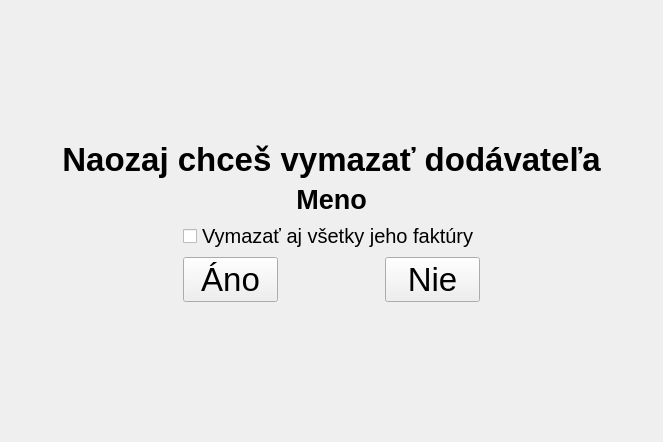
<?xml version="1.0" encoding="UTF-8"?>
<ui version="4.0">
 <class>QuestionPage</class>
 <widget class="QWidget" name="QuestionPage">
  <property name="geometry">
   <rect>
    <x>0</x>
    <y>0</y>
    <width>663</width>
    <height>442</height>
   </rect>
  </property>
  <property name="windowTitle">
   <string>Form</string>
  </property>
  <layout class="QGridLayout" name="gridLayout_2">
   <item row="0" column="0">
    <layout class="QGridLayout" name="gridLayout">
     <item row="3" column="1" colspan="3">
      <widget class="QCheckBox" name="checkBox">
       <property name="font">
        <font>
         <pointsize>15</pointsize>
        </font>
       </property>
       <property name="text">
        <string>Vymazať aj všetky jeho faktúry</string>
       </property>
      </widget>
     </item>
     <item row="3" column="0">
      <spacer name="horizontalSpacer_3">
       <property name="orientation">
        <enum>Qt::Horizontal</enum>
       </property>
       <property name="sizeHint" stdset="0">
        <size>
         <width>40</width>
         <height>20</height>
        </size>
       </property>
      </spacer>
     </item>
     <item row="0" column="1">
      <spacer name="verticalSpacer">
       <property name="orientation">
        <enum>Qt::Vertical</enum>
       </property>
       <property name="sizeHint" stdset="0">
        <size>
         <width>20</width>
         <height>40</height>
        </size>
       </property>
      </spacer>
     </item>
     <item row="3" column="4">
      <spacer name="horizontalSpacer_4">
       <property name="orientation">
        <enum>Qt::Horizontal</enum>
       </property>
       <property name="sizeHint" stdset="0">
        <size>
         <width>40</width>
         <height>20</height>
        </size>
       </property>
      </spacer>
     </item>
     <item row="4" column="3">
      <widget class="QPushButton" name="buttonNo">
       <property name="font">
        <font>
         <pointsize>25</pointsize>
        </font>
       </property>
       <property name="text">
        <string>Nie</string>
       </property>
      </widget>
     </item>
     <item row="4" column="0">
      <spacer name="horizontalSpacer">
       <property name="orientation">
        <enum>Qt::Horizontal</enum>
       </property>
       <property name="sizeHint" stdset="0">
        <size>
         <width>40</width>
         <height>20</height>
        </size>
       </property>
      </spacer>
     </item>
     <item row="4" column="1">
      <widget class="QPushButton" name="buttonYes">
       <property name="font">
        <font>
         <pointsize>25</pointsize>
        </font>
       </property>
       <property name="text">
        <string>Áno</string>
       </property>
      </widget>
     </item>
     <item row="1" column="0" colspan="5">
      <widget class="QLabel" name="label">
       <property name="font">
        <font>
         <pointsize>25</pointsize>
         <weight>75</weight>
         <bold>true</bold>
        </font>
       </property>
       <property name="text">
        <string>Naozaj chceš vymazať dodávateľa</string>
       </property>
       <property name="alignment">
        <set>Qt::AlignCenter</set>
       </property>
      </widget>
     </item>
     <item row="4" column="4">
      <spacer name="horizontalSpacer_2">
       <property name="orientation">
        <enum>Qt::Horizontal</enum>
       </property>
       <property name="sizeHint" stdset="0">
        <size>
         <width>40</width>
         <height>20</height>
        </size>
       </property>
      </spacer>
     </item>
     <item row="2" column="0" colspan="5">
      <widget class="QLabel" name="labelName">
       <property name="font">
        <font>
         <pointsize>20</pointsize>
         <weight>75</weight>
         <bold>true</bold>
        </font>
       </property>
       <property name="text">
        <string>Meno</string>
       </property>
       <property name="alignment">
        <set>Qt::AlignCenter</set>
       </property>
      </widget>
     </item>
     <item row="5" column="1">
      <spacer name="verticalSpacer_2">
       <property name="orientation">
        <enum>Qt::Vertical</enum>
       </property>
       <property name="sizeHint" stdset="0">
        <size>
         <width>20</width>
         <height>40</height>
        </size>
       </property>
      </spacer>
     </item>
    </layout>
   </item>
  </layout>
 </widget>
 <tabstops>
  <tabstop>checkBox</tabstop>
  <tabstop>buttonYes</tabstop>
  <tabstop>buttonNo</tabstop>
 </tabstops>
 <resources/>
 <connections/>
</ui>
